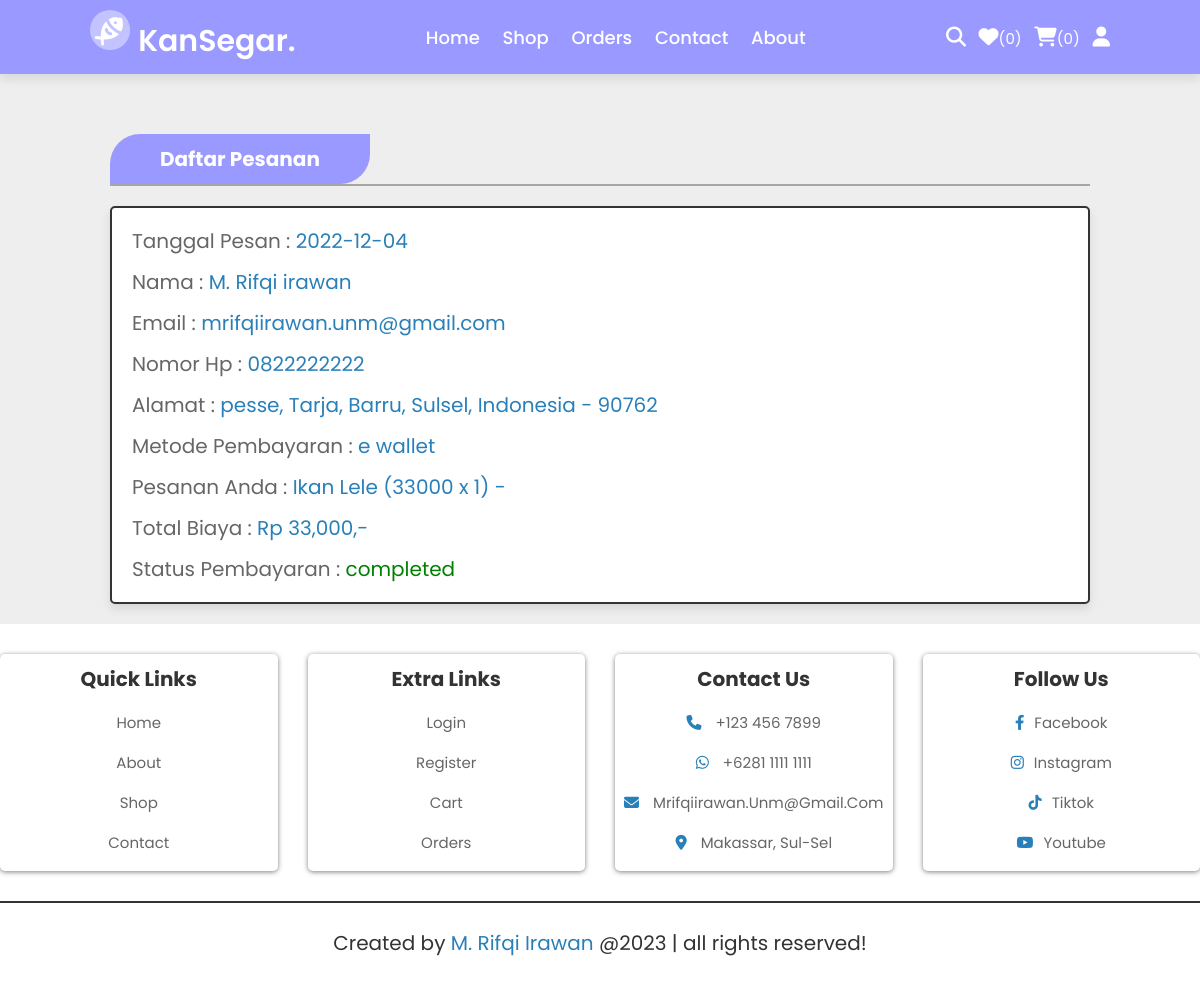
The app's page /orders.php (signed in) with its own data.
### tables this page shows
CREATE TABLE `orders` (
  `id` int(100) NOT NULL,
  `user_id` int(100) NOT NULL,
  `name` varchar(20) NOT NULL,
  `number` varchar(10) NOT NULL,
  `email` varchar(50) NOT NULL,
  `method` varchar(50) NOT NULL,
  `address` varchar(500) NOT NULL,
  `total_products` varchar(1000) NOT NULL,
  `total_price` int(100) NOT NULL,
  `placed_on` date NOT NULL DEFAULT current_timestamp(),
  `payment_status` varchar(20) NOT NULL DEFAULT 'pending'
);

### orders.php (the view, shortened to what this page needs)
<?php
include 'components/connect.php';
if(isset($_SESSION['user_id'])){
   $user_id = $_SESSION['user_id'];
}else{
   $user_id = '';
};
?>
<!DOCTYPE html>
<html lang="en">
<head>
  <link rel="stylesheet" href="https://cdnjs.cloudflare.com/ajax/libs/font-awesome/6.1.1/css/all.min.css">
  <link rel="stylesheet" href="css/style.css">
</head>
<body>
  <?php include 'components/user_header.php'; ?>
  <section class="orders">
    <h1 class="heading"><span> Daftar Pesanan </span></h1>
    <div class="box-container">
      <?php
      if($user_id == ''){
         echo '<p class="empty">please login to see your orders</p>';
      }else{
         $select_orders = $conn->prepare("SELECT * FROM `orders` WHERE user_id = ?");
         $select_orders->execute([$user_id]);
         if($select_orders->rowCount() > 0){
            while($fetch_orders = $select_orders->fetch(PDO::FETCH_ASSOC)){
   ?>
      <div class="box">
        <p>Tanggal Pesan : <span><?= $fetch_orders['placed_on']; ?></span></p>
        <p>Nama : <span><?= $fetch_orders['name']; ?></span></p>
        <p>Email : <span><?= $fetch_orders['email']; ?></span></p>
        <p>Nomor Hp : <span><?= $fetch_orders['number']; ?></span></p>
        <p>Alamat : <span><?= $fetch_orders['address']; ?></span></p>
        <p>Metode Pembayaran : <span><?= $fetch_orders['method']; ?></span></p>
        <p>Pesanan Anda : <span><?= $fetch_orders['total_products']; ?></span></p>
        <p>Total Biaya : <span>Rp <?= number_format($fetch_orders['total_price']) ; ?>,-</span></p>
        <p> Status Pembayaran : <span
            style="color:<?php if($fetch_orders['payment_status'] == 'pending'){ echo 'red'; }else{ echo 'green'; }; ?>"><?= $fetch_orders['payment_status']; ?></span>
        </p>
      </div>
      <?php
      }
      }else{
         echo '<p class="empty">Belum ada barang yang dipesan!</p>';
      }
      }
   ?>
    </div>
  </section>
  <?php include 'components/footer.php'; ?>
</body>
</html>

### css/style.css (style rules this page uses)
:root { --main-color: #2980b9; --orange: #f39c12; --red: #e74c3c; --black: #333; --white: #fff; --light-color: #666; --light-bg: #eee; --nav-color: #9999FF; --blue: #2980b9; --light-white: #ccc; --border: 0.2rem solid var(--black); --box-shadow: 0 0.5rem 1rem rgba(0, 0, 0, 0.1); }
* { font-family: "Poppins", sans-serif; margin: 0; padding: 0; box-sizing: border-box; outline: none; border: none; text-decoration: none; }
html { font-size: 62.5%; overflow-x: hidden; }
body { background-color: var(--light-bg); }
section { padding: 2rem; max-width: 85%; margin: 0 auto; }
.heading { padding-top: 2rem; border-bottom: 0.2rem solid rgba(0, 0, 0, 0.3); margin: 2rem auto; }
.heading span { font-size: 2rem; padding: 1rem 5rem; color: #fff; background: var(--nav-color); border-top-left-radius: 3rem; border-bottom-right-radius: 3rem; display: inline-block; }
.orders .box-container { display: flex; flex-wrap: wrap; gap: 1.5rem; align-items: flex-start; }
.orders .box-container .box { padding: 1rem 2rem; flex: 1 1 40rem; border: var(--border); background-color: var(--white); box-shadow: var(--box-shadow); border-radius: 0.5rem; }
.orders .box-container .box p { margin: 0.5rem 0; line-height: 1.8; font-size: 2rem; color: var(--light-color); }
.orders .box-container .box p span { color: var(--main-color); }

### records on screen
orders: placed_on "2022-12-04", name "M. Rifqi irawan", email "mrifqiirawan.unm@gmail.com", number "0822222222", address "pesse, Tarja, Barru, Sulsel, Indonesia - 90762", method "e wallet", total_products "Ikan Lele (33000 x 1) -", total_price "33,000", payment_status "completed"

### other values on screen
$total_wishlist_counts "0"
$total_cart_counts "0"
